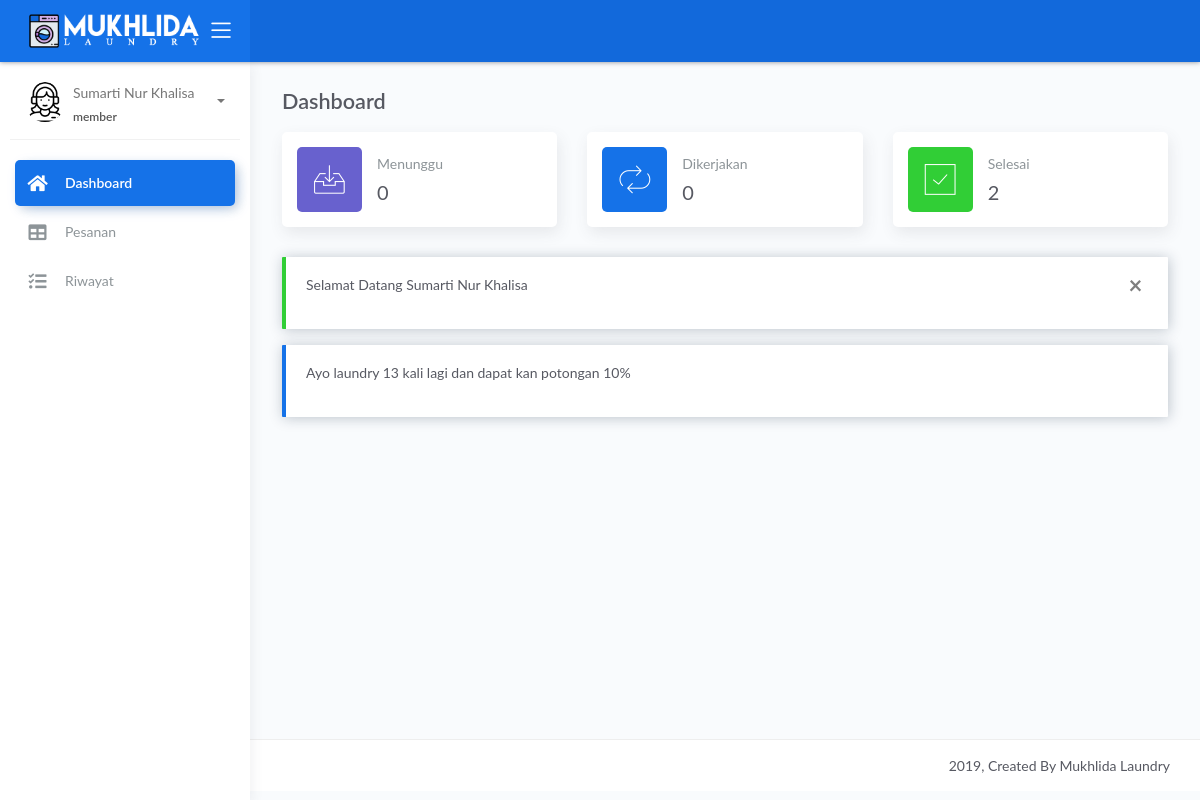
Screenshot of /member/index.php (signed in) with the database file from the repository.
### tables this page shows
CREATE TABLE IF NOT EXISTS `diskon` (
  `pemesanan` int(3) NOT NULL,
  `potongan` int(3) NOT NULL,
  `updated_at` timestamp NULL DEFAULT CURRENT_TIMESTAMP ON UPDATE CURRENT_TIMESTAMP
);

CREATE TABLE IF NOT EXISTS `diskon_counter` (
  `id_member` varchar(5) NOT NULL,
  `counter` int(2) NOT NULL DEFAULT '0'
);

CREATE TABLE IF NOT EXISTS `info_toko` (
  `nama_toko` varchar(50) NOT NULL,
  `tentang` text NOT NULL,
  `alamat` varchar(255) NOT NULL,
  `email` varchar(50) NOT NULL,
  `telp` varchar(20) NOT NULL,
  `fax` varchar(20) NOT NULL,
  `rek` varchar(20) NOT NULL,
  `facebook` varchar(100) NOT NULL,
  `twitter` varchar(100) NOT NULL,
  `instagram` varchar(100) NOT NULL
);

### member/sistem/content.php (called while the page is built, shortened)
<?php
include_once '../sistem/koneksi.php';
$get_page = $_GET['page'];
switch ($get_page) {
    default:
        $title = 'Dashboard';
        $d_active = 'active';
        break;
}
$info_toko = mysqli_fetch_assoc(mysqli_query($koneksi, "SELECT * FROM info_toko"));

### member/index.php (the view, shortened to what this page needs)
<?php include_once 'sistem/content.php'; ?>
<!DOCTYPE html>
<html lang="en">
<head>
	<link rel="stylesheet" href="../assets/css/bootstrap.min.css">
    <link rel="stylesheet" href="../assets/css/atlantis.min.css">
	<link rel="stylesheet" href="../assets/css/fonts.min.css">
	<link rel="stylesheet" href="../assets/css/style.css">
</head>
<body>
	<div class="wrapper">
		<div class="main-header">
			<div class="logo-header" data-background-color="blue">
				<a href="index.html" class="logo text-white text-uppercase">
					<img src="../assets/img/mukhlida-laundry.png" alt="Logo Image" style="width: 90%">
				</a>
				<div class="nav-toggle">
					<button class="btn btn-toggle toggle-sidebar">
						<i class="icon-menu"></i>
					</button>
				</div>
			</div>
			<nav class="navbar navbar-header navbar-expand-lg" data-background-color="blue2">
			</nav>
		</div>
		<div class="sidebar sidebar-style-2">
			<div class="sidebar-wrapper scrollbar scrollbar-inner">
				<div class="sidebar-content">
					<div class="user">
						<div class="avatar-sm float-left mr-2">
							<img src="../assets/img/<?= $_SESSION['jenis_kelamin'] ?>.png" alt="<?= $_SESSION['jenis_kelamin'] ?>" class="avatar-img rounded-circle">
						</div>
						<div class="info">
							<a data-toggle="collapse" href="#collapseExample" aria-expanded="true">
								<span>
									<?= $_SESSION['nama'] ?>
									<span class="user-level"><?= $_SESSION['level'] ?></span>
									<span class="caret"></span>
								</span>
							</a>
						</div>
					</div>
					<ul class="nav nav-primary">
						<li class="nav-item <?= @$d_active ?>">
							<a href="index.php">
								<i class="fas fa-home"></i>
								<p>Dashboard</p>
							</a>
						</li>
						<li class="nav-item <?= @$ps_active ?>">
							<a href="index.php?page=pesanan">
								<i class="fas fa-table"></i>
								<p>Pesanan</p>
							</a>
						</li>
						<li class="nav-item <?= @$r_active ?>">
							<a href="index.php?page=riwayat">
								<i class="fas fa-tasks"></i>
								<p>Riwayat</p>
							</a>
						</li>
					</ul>
				</div>
			</div>
		</div>
		<div class="main-panel">
			<div class="content">
				<?php include_once 'views/' . $page ?>
			</div>
			<footer class="footer">
				<div class="container-fluid">
					<div class="copyright ml-auto">
						2019, Created By <?= $info_toko['nama_toko'] ?>
					</div>
				</div>
			</footer>
		</div>
	</div>
</body>
</html>

### member/views/home.php
<?php
$pesanan_counter = mysqli_fetch_assoc(mysqli_query($koneksi, "SELECT counter FROM diskon_counter WHERE id_member = '$_SESSION[id]'"));
$diskon = mysqli_fetch_assoc(mysqli_query($koneksi, "SELECT * FROM diskon"));
$menunggu = mysqli_fetch_assoc(mysqli_query($koneksi, "SELECT count(kode_transaksi) AS jml FROM transaksi WHERE status = '0' AND id_member = '$_SESSION[id]'"));
$dikerjakan = mysqli_fetch_assoc(mysqli_query($koneksi, "SELECT count(kode_transaksi) AS jml FROM transaksi WHERE status = '1' AND id_member = '$_SESSION[id]'"));
$selesai = mysqli_fetch_assoc(mysqli_query($koneksi, "SELECT count(kode_transaksi) AS jml FROM transaksi WHERE status = '4' AND id_member = '$_SESSION[id]'"));
?>
<div class="page-inner">
    <div class="row heading">
        <div class="col-8">
            <h2 class="pb-2 fw-bold"><?= $title ?></h2>
        </div>
    </div>
    <div class="row">
        <div class="col-sm-12 col-md-4">
            <div class="card card-stats card-round">
                <div class="card-body">
                    <div class="row align-items-center">
                        <div class="col-icon">
                            <div class="icon-big tect-center bubble-shadow-small icon-secondary"><i class="flaticon-inbox"></i></div>
                        </div>
                        <div class="col col-stats ml-3 ml-sm-0">
                            <div class="numbers">
                                <p class="card-category">Menunggu</p>
                                <h4 class="card-title"><?= $menunggu['jml'] ?></h4>
                            </div>
                        </div>
                    </div>
                </div>
            </div>
        </div>
        <div class="col-sm-12 col-md-4">
            <div class="card card-stats card-round">
                <div class="card-body">
                    <div class="row align-items-center">
                        <div class="col-icon">
                            <div class="icon-big tect-center bubble-shadow-small icon-primary"><i class="flaticon-repeat"></i></div>
                        </div>
                        <div class="col col-stats ml-3 ml-sm-0">
                            <div class="numbers">
                                <p class="card-category">Dikerjakan</p>
                                <h4 class="card-title"><?= $dikerjakan['jml'] ?></h4>
                            </div>
                        </div>
                    </div>
                </div>
            </div>
        </div>
        <div class="col-sm-12 col-md-4">
            <div class="card card-stats card-round">
                <div class="card-body">
                    <div class="row align-items-center">
                        <div class="col-icon">
                            <div class="icon-big tect-center bubble-shadow-small icon-success"><i class="flaticon-check"></i></div>
                        </div>
                        <div class="col col-stats ml-3 ml-sm-0">
                            <div class="numbers">
                                <p class="card-category">Selesai</p>
                                <h4 class="card-title"><?= $selesai['jml'] ?></h4>
                            </div>
                        </div>
                    </div>
                </div>
            </div>
        </div>
    </div>
    <?php if (@$_SESSION['pesan']): ?>
        <div class="alert alert-<?= $_SESSION['pesan']['status'] == 'error' ? 'danger' : $_SESSION['pesan']['status'] ?> alert-dismisable fade show" role="alert">
            <button class="close" data-dismiss="alert" aria-label="Close">
                <span aria-hidden="true">&times;</span>
            </button>
            <p><?= $_SESSION['pesan']['msg'] ?></p>
        </div>
    <?php endif; ?>
    <?php if ($pesanan_counter['counter'] < $diskon['pemesanan']): ?>
        <div class="alert alert-primary fade show" role="alert">
            <p>Ayo laundry <?= ($diskon['pemesanan'] - $pesanan_counter['counter']) ?> kali lagi dan dapat kan potongan <?= $diskon['potongan'] ?>&percnt;</p>
        </div>
    <?php endif; ?>
</div>

### assets/css/style.css (style rules this page uses)
.logo-header .logo { min-width: 175px; }

### rows the page displays
diskon: $diskon['pemesanan']-$pesanan_counter['counter'] "13", potongan "10"
info_toko: nama_toko "Mukhlida Laundry"

### other values shown
$_SESSION['nama'] "Sumarti Nur Khalisa"
$_SESSION['level'] "member"
$title "Dashboard"
$menunggu['jml'] "0"
$dikerjakan['jml'] "0"
$selesai['jml'] "2"
$_SESSION['pesan']['msg'] "Selamat Datang Sumarti Nur Khalisa"
